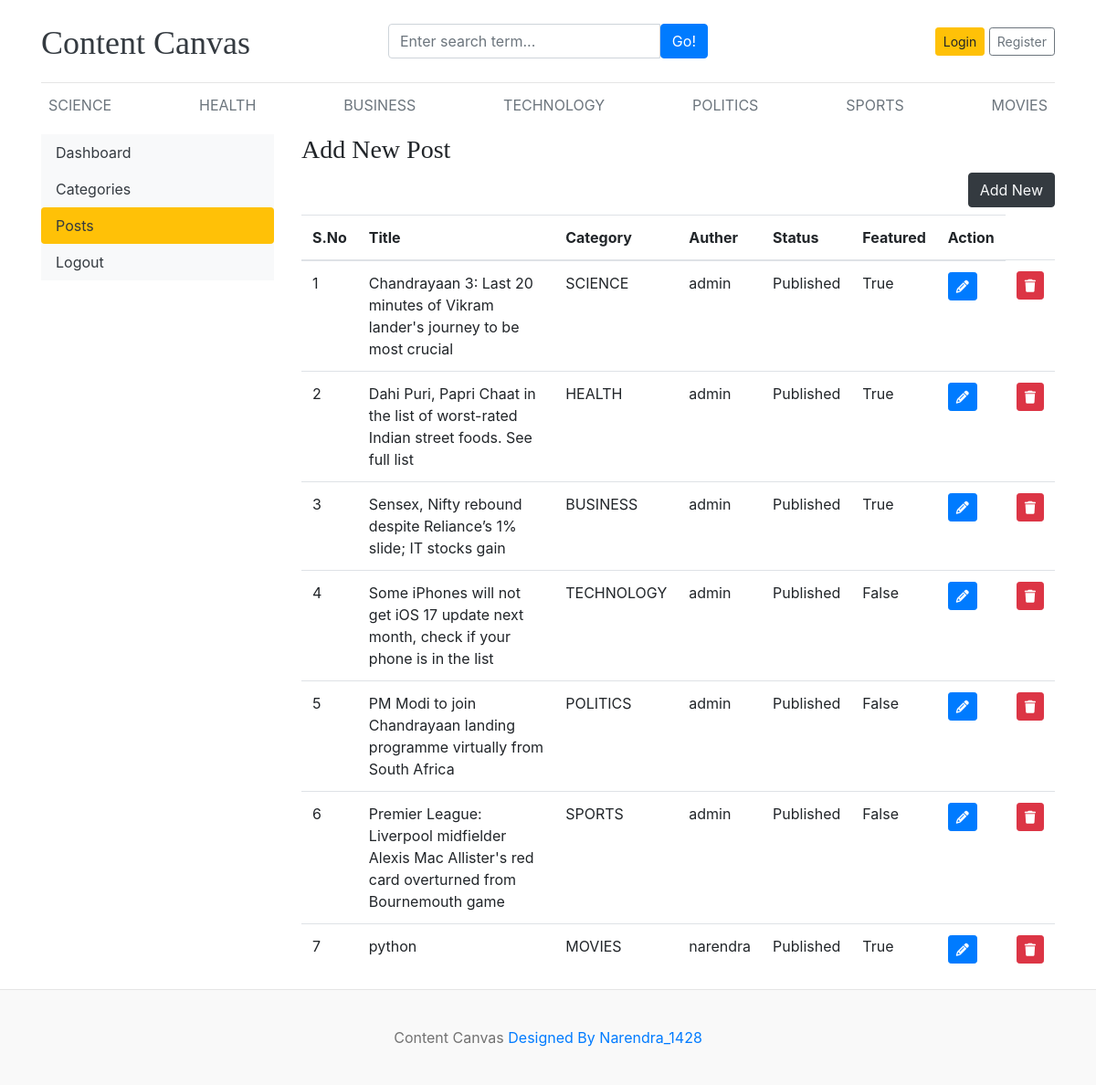
The app's page /dashboard/posts/ with its own data.
### blog/models.py (models this page shows, shortened)
class Category(models.Model):
    category_name=models.CharField(max_length=50,unique=True)
    created_at=models.DateTimeField(auto_now_add=True)
    updated_at=models.DateTimeField(auto_now=True)
    class Meta:
        verbose_name_plural='categories'
    def __str__(self):
        return self.category_name

class Blog(models.Model):
    title=models.CharField(max_length=100)
    slug=models.SlugField(max_length=100)
    category=models.ForeignKey(Category,on_delete=models.CASCADE)
    author=models.ForeignKey(User,on_delete=models.CASCADE)
    featured_image=models.ImageField(upload_to='uploads/%y/%m/%d')
    short_description=models.TextField(max_length=500)
    blog_body=models.TextField(max_length=2000)
    status=models.CharField(max_length=20,choices=STATUS_CHOICES,default=0)
    is_featured=models.BooleanField(default=True)
    created_at=models.DateTimeField(auto_now_add=True)
    updated_at=models.DateTimeField(auto_now=True)

### dashboards/views.py (the view)
# urls.py: path('posts/',views.posts,name='posts'),
def posts(request):
    posts=Blog.objects.all()
    context={
        'posts':posts
    }
    return render(request,'dashboard/posts.html',context)

### blog/context_processors.py (called while the page is built)
def get_categories(request):
    categories=Category.objects.all()
    return dict(categories=categories)

def get_social_links(request):
    social_links=SocialLink.objects.all()
    return dict(social_links=social_links)

### templates/dashboard/posts.html (shortened to what this page needs)
{% extends 'base.html' %}
{% block content %}
<div class="row">
{% include 'dashboard/sidebar.html' %}
<div class="col-md-9">
    <h3>Add New Post</h3>
    <a href="{% url 'add_post' %}" class="btn btn-dark text-light float-right mb-2">Add New</a>
    <table class="table table-hover">
    <thead>
    <tr>
    <th scope="col">S.No</th>
    <th scope="col">Title</th>
    <th scope="col">Category</th>
    <th scope="col">Auther</th>
    <th scope="col">Status</th>
    <th scope="col">Featured</th>
    <th scope="col">Action</th>
    </tr>
    <tbody>
        {% for post in posts %}
        <tr>
            <td>{{forloop.counter}}</td>
            <td>{{post.title}}</td>
            <td>{{post.category}}</td>
            <td>{{post.author}}</td>
            <td>{{post.status}}</td>
            <td>{{post.is_featured}}</td>
            <td>
            <a class="btn btn-primary btn-sm" href="{% url 'edit_post' post.id %}"><i class="fa fa-pencil text-white"></i></a>
            </td>
            <td>
            <a class="btn btn-danger btn-sm " href="{% url 'delete_post' post.id %}"><i class="fa fa-trash text-white"></i></a>
            </td>
        </tr>
        {% endfor %}
    </tbody>
    </thead>
    </table>
</div>
</div>
{% endblock %}

### templates/base.html (shortened to what this page needs)
{% load static %}
<!DOCTYPE html>
<html lang="en">
<head>
    <link href="https://getbootstrap.com/docs/4.0/dist/css/bootstrap.min.css" rel="stylesheet">
    <link rel="stylesheet" href="https://cdnjs.cloudflare.com/ajax/libs/font-awesome/6.5.1/css/all.min.css" />
    <link href="{% static 'css/cc.css' %}" rel="stylesheet">
  </head>
<body>
    <div class="container">
      <header class="blog-header py-3">
        <div class="row flex-nowrap justify-content-between align-items-center">
          <div class="col-4 pt-1">
            <a class="blog-header-logo text-dark" href="/">Content Canvas</a>
          </div>
          <div class="col-4">
            <form action="{% url 'search' %}" method="GET">
              <div class="input-group">
                <input class="form-control" type="text" name="keyword" value="{{keyword}}" placeholder="Enter search term..." aria-label="Enter search term..." aria-describedby="button-search" />
                <button type="submit" class="btn btn-primary" id="button-search" type="button">Go!</button>
              </div>
            </form>
          </div>
          {% if not user.is_authenticated %}
          <div class="col-4 d-flex justify-content-end align-items-center">
            <a class="btn btn-sm btn-warning" href="{% url 'login' %}">Login</a> &nbsp;
            <a class="btn btn-sm btn-outline-secondary" href="{% url 'register' %}">Register</a>
          </div>
          {% else %}
          <span><a href="{% url 'dashboard' %}">Dashboard</a></span>
          <span><a class="btn btn-sm btn-outline-danger" href="{% url 'logout' %}">Logout</a></span>
          {% endif %}
        </div>
      </header>
      <div class="nav-scroller py-1 mb-2">
        <nav class="nav d-flex justify-content-between">
          {% for cat in categories %}
          <a class="p-2 text-muted" href="{% url 'posts_by_category' cat.id %}">{{cat.category_name}}</a>
          {% endfor %}
        </nav>
      </div>
{% block content %}
{% endblock  %}
    </div>
<footer class="blog-footer">
    <p class="text-center">Content Canvas  <a href="#">Designed By Narendra_1428</a></p>
  </footer>
  </body>
  </html>

### contentcanvas/static/css/cc.css (style rules this page uses)
.blog-header { border-bottom: 1px solid #e5e5e5; }
.blog-header-logo { font-family: "Playfair Display", Georgia, "Times New Roman", serif; font-size: 2.25rem; }
h1, h2, h3, h4, h5, h6 { font-family: "Playfair Display", Georgia, "Times New Roman", serif; }
.blog-footer { padding: 2.5rem 0; color: #727272; text-align: center; background-color: #f9f9f9; border-top: .05rem solid #e5e5e5; }
.blog-footer p:last-child { margin-bottom: 0; }

### records on screen
Category: category_name "SCIENCE"
Category: category_name "HEALTH"
Category: category_name "BUSINESS"
Category: category_name "TECHNOLOGY"
Category: category_name "POLITICS"
Category: category_name "SPORTS"
Category: category_name "MOVIES"
Blog: title "Chandrayaan 3: Last 20 minutes of Vikram lander's journey to be most crucial", category "SCIENCE", author "admin", status "Published", is_featured "True"
Blog: title "Dahi Puri, Papri Chaat in the list of worst-rated Indian street foods. See full list", category "HEALTH", author "admin", status "Published", is_featured "True"
Blog: title "Sensex, Nifty rebound despite Reliance’s 1% slide; IT stocks gain", category "BUSINESS", author "admin", status "Published", is_featured "True"
Blog: title "Some iPhones will not get iOS 17 update next month, check if your phone is in the list", category "TECHNOLOGY", author "admin", status "Published", is_featured "False"
Blog: title "PM Modi to join Chandrayaan landing programme virtually from South Africa", category "POLITICS", author "admin", status "Published", is_featured "False"
Blog: title "Premier League: Liverpool midfielder Alexis Mac Allister's red card overturned from Bournemouth game", category "SPORTS", author "admin", status "Published", is_featured "False"
Blog: title "python", category "MOVIES", author "narendra", status "Published", is_featured "True"
